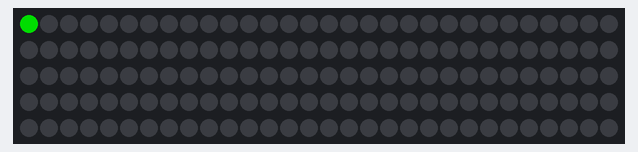
The sketch below on a simulated ESP8266 (NodeMCU). Parts: 150 RGB LEDs in strip order, left to right, continuing on the next row. Dim RGB values are drawn brighter than linear; WiFi joins after 1.5 s; servers stay silent unless stated; not simulated (calls return 0 or success): Secrets.s.h; what the sketch prints to the serial monitor is not drawn.

Above: at 0.1 s.
At 0.7 s:
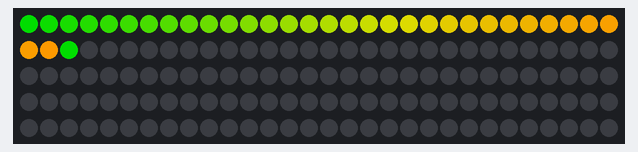
At 1.3 s:
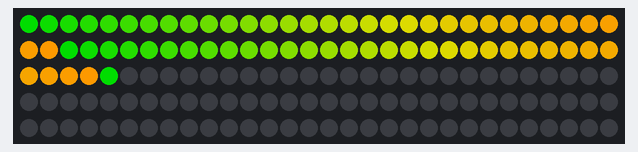
At 1.9 s:
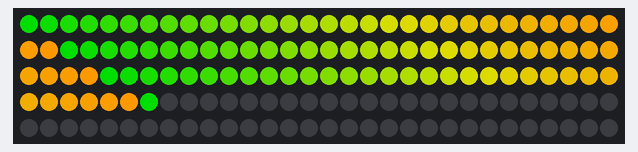
At 2.5 s:
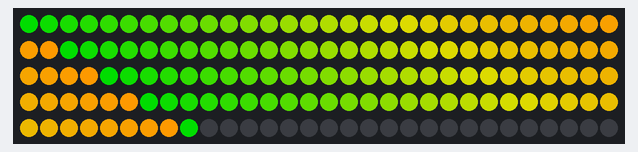

The sketch:

SegmentedLights.ino
```cpp
#include <ESP8266WiFi.h>
#include <ESP8266WebServer.h>
#include <ESP8266mDNS.h>
#include <Adafruit_NeoPixel.h>
#include <uri/UriBraces.h>

#include "Secrets.s.h"

#define ESP32
#define DATAPIN      2
#define NUMPIXELS    150
#define PPS          10
#define DEF_HOSTNAME "SEGLI"

uint32_t lastSetColor = 0; // which is basically off
uint32_t backgroundColor = 0;
int maxDelayTime = 500; // Max time to block the main loop with a delay.
String defaultHostname = DEF_HOSTNAME;

WiFiClient client;
ESP8266WebServer server(80);
Adafruit_NeoPixel pixels(NUMPIXELS, DATAPIN, NEO_GRB + NEO_KHZ400);

// *******************************************************************
// Web Service Endpoints
// *******************************************************************
String getStatusJson() {
  String result = "{\r\n";
  for(int i=0; i<NUMPIXELS; i++) {
    uint32_t pColor = pixels.getPixelColor(i);
    result += "  \""+String(i)+"\": "+pColor+",\r\n";
  }
  result += "  \"mdns\": \""+defaultHostname+"\",\r\n";
  result += "  \"backgroundColor\": \""+String(backgroundColor)+"\"\r\n";
  result += "}";

  return result;
}

void handleRoot() {
  server.send(200, "text/plain", getStatusJson());
}

void setSegment(uint32_t segment, uint32_t color) {
  for(int i=(PPS*segment); i<(PPS*(segment+1)); i++) {
    pixels.setPixelColor(i, color);
  }
  pixels.show();
}

void defineEndpoints() {
  server.on("/", handleRoot);

  /* configuration endpoints */
  server.on(UriBraces("/setBackground/{}"), []() {
    backgroundColor = server.pathArg(0).toInt();
    server.send(200, "text/plain", getStatusJson());
  });

  /* business endpoints */
  server.on(UriBraces("/segment/{}/color/{}"), []() {
    String segmentStr = server.pathArg(0);
    String colorStr = server.pathArg(1);
    setSegment(segmentStr.toInt(), colorStr.toInt());
    server.send(200, "text/plain", getStatusJson());
  });

  server.on(UriBraces("/xsegment/{}/color/{}"), []() {
    String segmentStr = server.pathArg(0);
    String colorStr = server.pathArg(1);
    pixels.fill(backgroundColor);
    setSegment(segmentStr.toInt(), colorStr.toInt());
    server.send(200, "text/plain", getStatusJson());
  });

  server.on("/clear", []() {
    pixels.fill(backgroundColor);
    pixels.show();
    server.send(200, "text/plain", getStatusJson());
  });

  server.on("/off", []() {
    pixels.clear();
    pixels.show();
    server.send(200, "text/plain", getStatusJson());
  });

  server.on(UriBraces("/on/{}"), []() {
    String colorStr = server.pathArg(0);
    pixels.fill(colorStr.toInt());
    pixels.show();
    server.send(200, "text/plain", getStatusJson());
  });
}

void setup() {
  Serial.begin(115200);

  Serial.println("Initialize LED strip with some animation");
  pixels.begin();
  pixels.clear();
  for(int i=0; i<NUMPIXELS; i++) {
    pixels.setPixelColor(i, pixels.Color(i*8, 150, 0));
    pixels.show();
    delay(10);
  }
  pixels.clear();
  pixels.show();

  Serial.println("Initialize WLAN");
  pixels.setPixelColor(0, pixels.Color(0, 150, 0)); pixels.show();
  WiFi.begin(WLAN_SSID, WLAN_PASS);
  while (WiFi.status() != WL_CONNECTED) {
    delay(500);
  }
  Serial.println("WiFi connected. IP address: "); Serial.println(WiFi.localIP());

  Serial.println("Define Server URI Handler");
  pixels.setPixelColor(1, pixels.Color(0, 150, 0)); pixels.show();
  defineEndpoints();

  Serial.println("Starting server");
  pixels.setPixelColor(2, pixels.Color(0, 150, 0)); pixels.show();
  server.begin();

  Serial.println("Setting mDNS");
  pixels.setPixelColor(3, pixels.Color(0, 150, 0)); pixels.show();
  if (MDNS.begin(defaultHostname)) {
    Serial.println("MDNS responder started at " + defaultHostname);
  }

  delay(2000);
  pixels.clear();
  pixels.show();
}

void loop() {
  server.handleClient();
  MDNS.update();
  delay(maxDelayTime);
}
```
